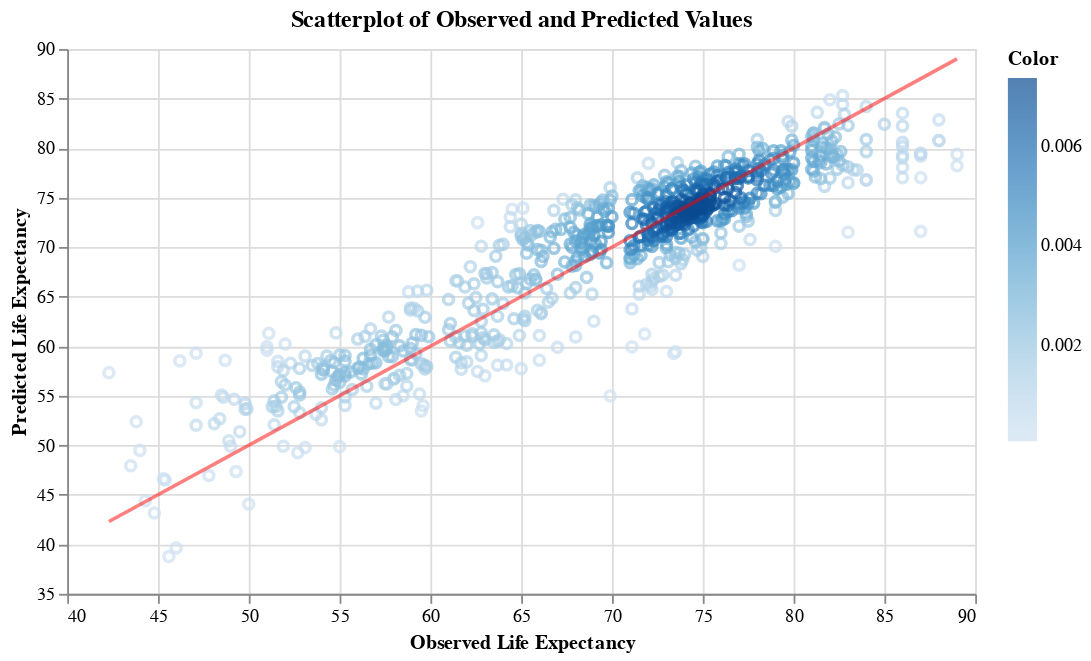

The notebook cell saved with this chart:
### Markdown cell above
***Visualize Results***

### Code cell
# create graph
visualize(en_pred)

### Figure 1 — Vega-Lite specification as saved in the notebook (floating-point values rounded to 4 significant figures; data arrays with more than 128 entries replaced by an {"elided": "..."} marker saying what was removed)
{"config": {"view": {"continuousWidth": 400, "continuousHeight": 300}}, "layer": [{"data": {"name": "data-9f68d4b9625d0860a4bc6f0dffde0cf6"}, "mark": "point", "encoding": {"color": {"type": "quantitative", "field": "Color", "scale": {"scheme": "blues"}}, "x": {"type": "quantitative", "field": "Observed", "scale": {"zero": false}}, "y": {"type": "quantitative", "field": "Predicted", "scale": {"zero": false}}}, "title": "Scatterplot of Observed and Predicted Values"}, {"data": {"name": "data-64b414a86a31beb6666686d928dbf5e3"}, "mark": {"type": "line", "color": "red", "opacity": 0.5}, "encoding": {"x": {"type": "quantitative", "field": "x", "scale": {"zero": false}, "title": "Observed Life Expectancy"}, "y": {"type": "quantitative", "field": "y", "scale": {"zero": false}, "title": "Predicted Life Expectancy"}}}], "height": 300, "width": 500, "$schema": "https://vega.github.io/schema/vega-lite/v4.8.1.json", "datasets": {"data-9f68d4b9625d0860a4bc6f0dffde0cf6": {"elided": "734 records"}, "data-64b414a86a31beb6666686d928dbf5e3": [{"x": 42.3, "y": 42.3}, {"x": 53.97, "y": 53.97}, {"x": 65.65, "y": 65.65}, {"x": 77.33, "y": 77.33}, {"x": 89.0, "y": 89.0}]}}
